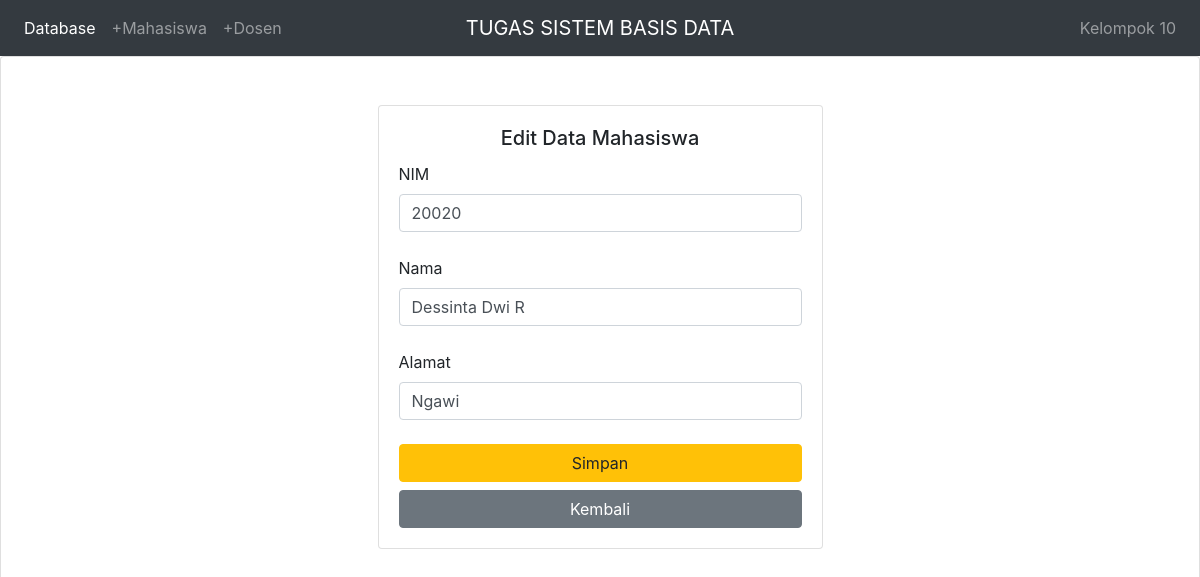
The page /editMhs.php?nim=20020 on the database its author committed.
### tables this page shows
CREATE TABLE `mahasiswa` (
  `nim` varchar(5) NOT NULL,
  `nama` varchar(20) NOT NULL,
  `alamat` varchar(20) NOT NULL
);

### editMhs.php (the view, shortened to what this page needs)
<!doctype html>
<html>
<head>
	<link rel="stylesheet" href="https://stackpath.bootstrapcdn.com/bootstrap/4.5.0/css/bootstrap.min.css">
</head>
	<body>
	<?php
            require 'navbar.php';
           ?>
		<div class="card">
			<div class="container">
				<div class = "row">
					<?php
					include "connection.php";
					$nim = $_GET['nim'];
					$query_mysql = mysqli_query($connection, "SELECT * FROM mahasiswa WHERE nim='$nim'")or die(mysqli_error($connection));
					while($data = mysqli_fetch_array($query_mysql)){
					?>
						<div class="col-sm-9 col-md-7 col-lg-5 mx-auto">
							<div class="card card-signin my-5">
								<div class="card-body">
									<h5 class="card-title text-center">Edit Data Mahasiswa</h5>
										<form class="form-signing" action="updateMhs.php" method="post">
											<div class="form-label-group">
											<label>NIM</label>
												<input type="number" name="nim" value="<?php echo $data['nim'] ?>" class="form-control" required autofocus>
												</div><br>
												<label>Nama</label>
												<div class="form-label-group">
												<input type="text" name="nama" value="<?php echo $data['nama'] ?>" class="form-control" required>
												</div><br>
												<label>Alamat</label>
												<div class="form-label-group">
												<input type="text" name="alamat" value="<?php echo $data['alamat'] ?>"class="form-control" required>
												</div>
												<br>
												<input class ="btn btn-warning btn-block " type="submit" value="Simpan">
												<a class = "btn btn-secondary btn-block " href="index.php">Kembali</a>
										</form>
									</div>
      						</div>
    					</div>
					<?php } ?>
				</div>
				<br><br><br><br><br><br><br><br><br><br><br><br><br><br>
		</div>
	</body>
</html>

### rows shown on the page
mahasiswa: nim "20020", nama "Dessinta Dwi R", alamat "Ngawi"
